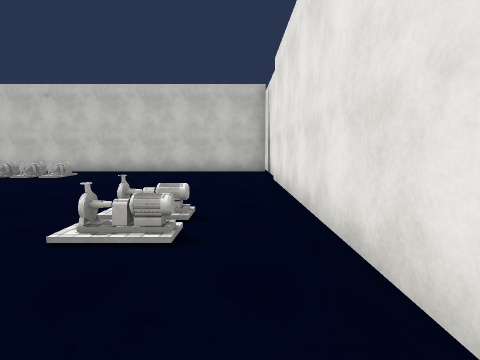
View 1 (above)

12 first-person views from a walk through a 3-D level made in the Unity game engine. The camera is 1.5 m above the floor, tilts 6° down and sees 80° across. The floor is counted in squares, 2 m on a side. Each view is taken from the middle of a square. On the plan, view 1 faces up. The plan holds only what a view shows up to about 10 squares ahead; the rest is blank. The place goes on beyond the plan. Surface patterns are stand-ins for the level's own textures.

View 2
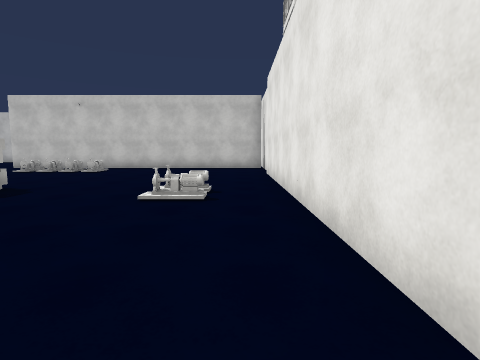

View 3
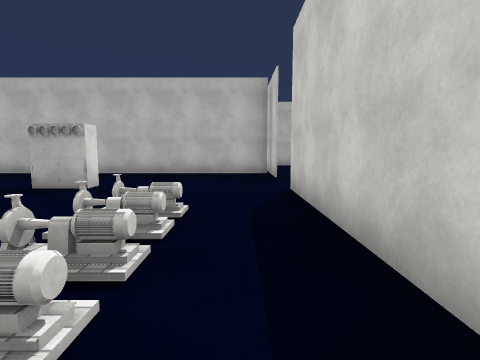

View 4
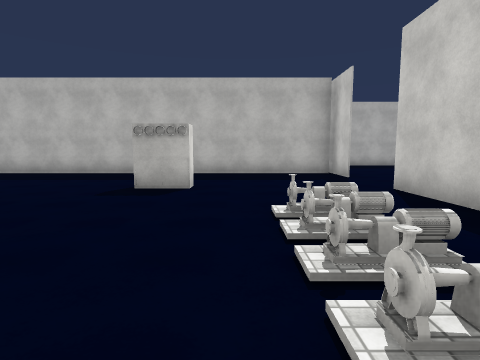

View 5
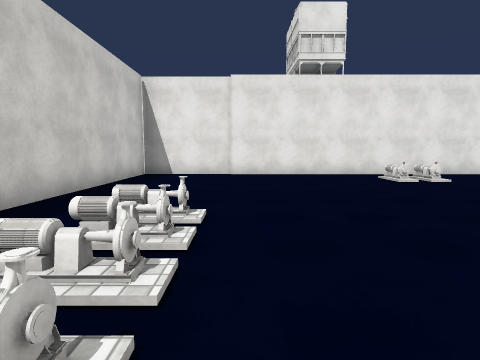

View 6
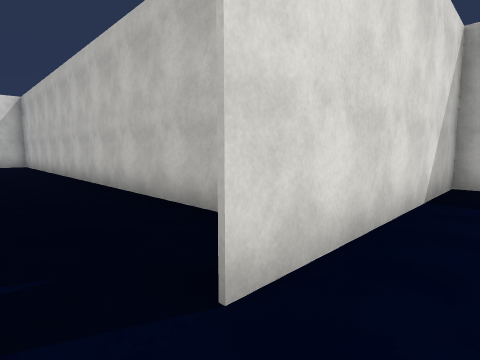

View 7
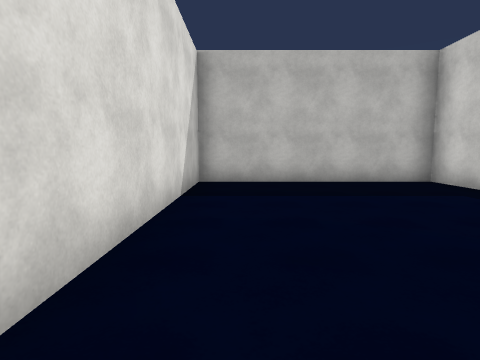

View 8
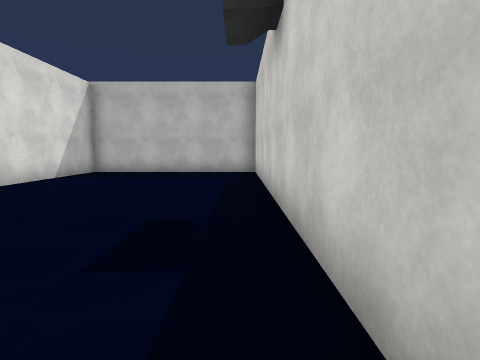

View 9
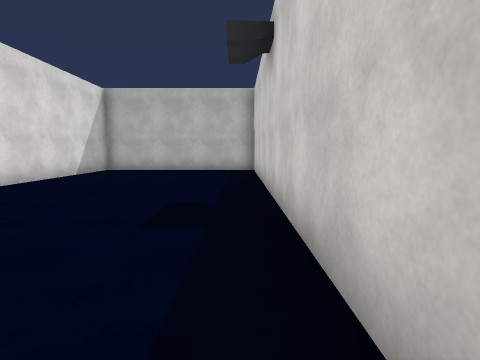

View 10
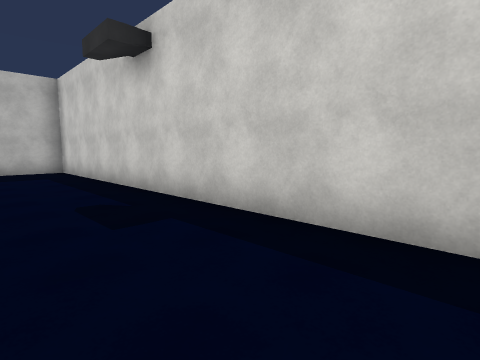

View 11
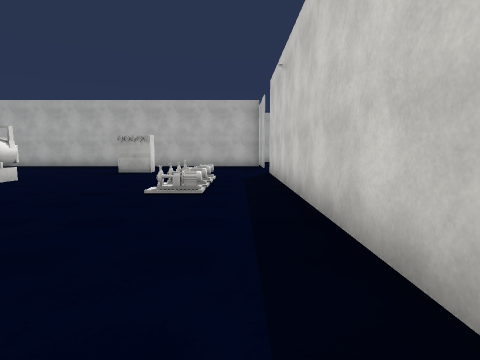

View 12
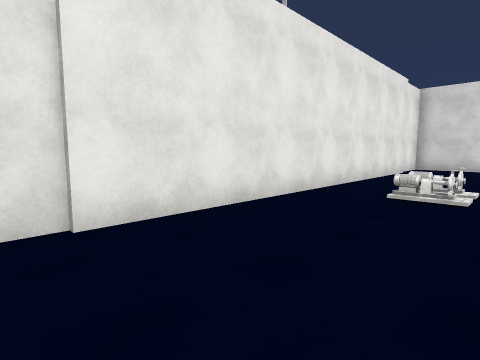

### Floor plan
Points are (right, up) in squares from view 1. A wall is a line through its corners. A room is listed if a view was taken in it or the views show most of it. See-through windows are left out.
Room 1 (views 1, 2, 3, 4, 5, 11, 12)
walls: (-11.9, 10) (-14, 10); (-13.2, 10) (-13.2, -1); (0.9, -2.5) (0.9, 10) (-9.5, 10)
objects: other object (-10, 5) to (-10, 6); other object (-7, 3) to (-5, 3); other object (-7, 8); other object (-6, 8); other object (-5, 8); other object (-1, 2); other object (-1, 3)
Room 2 (views 6, 7, 8, 9, 10)
walls: (-7.1, 15.5) (-17.7, 15.5) (-17.7, 10) (-11.9, 10)

Positions as (right, up) in squares from view 1, and headings:
1: (0, 0), facing up
2: (0, -2), facing up
3: (-4, 9), facing left
4: (-4, 7), facing left
5: (-8, 7), facing right
6: (-11, 11), facing down-left
7: (-11, 11), facing left
8: (-8, 15), facing left
9: (-7, 15), facing left
10: (-7, 13), facing up-left
11: (0, 9), facing left
12: (-2, 8), facing down-right
